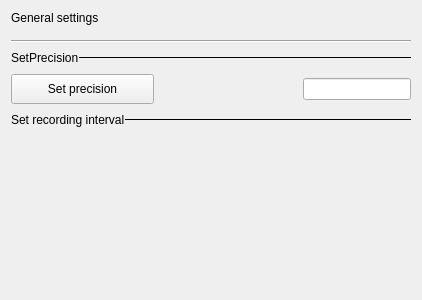
<?xml version="1.0" encoding="UTF-8"?>
<ui version="4.0">
 <class>DataLoggerToolGeneralSettingsMenu</class>
 <widget class="QWidget" name="DataLoggerToolGeneralSettingsMenu">
  <property name="geometry">
   <rect>
    <x>0</x>
    <y>0</y>
    <width>420</width>
    <height>300</height>
   </rect>
  </property>
  <property name="windowTitle">
   <string>Form</string>
  </property>
  <layout class="QVBoxLayout" name="verticalLayout">
   <item>
    <layout class="QVBoxLayout" name="verticalLayout_4">
     <property name="spacing">
      <number>15</number>
     </property>
     <property name="topMargin">
      <number>0</number>
     </property>
     <property name="bottomMargin">
      <number>0</number>
     </property>
     <item>
      <widget class="QLabel" name="label_4">
       <property name="sizePolicy">
        <sizepolicy hsizetype="Fixed" vsizetype="Fixed">
         <horstretch>0</horstretch>
         <verstretch>0</verstretch>
        </sizepolicy>
       </property>
       <property name="text">
        <string>General settings</string>
       </property>
       <property name="general_settings_label" stdset="0">
        <bool>true</bool>
       </property>
      </widget>
     </item>
     <item>
      <widget class="Line" name="line_2">
       <property name="sizePolicy">
        <sizepolicy hsizetype="Expanding" vsizetype="Fixed">
         <horstretch>0</horstretch>
         <verstretch>0</verstretch>
        </sizepolicy>
       </property>
       <property name="minimumSize">
        <size>
         <width>400</width>
         <height>2</height>
        </size>
       </property>
       <property name="maximumSize">
        <size>
         <width>0</width>
         <height>2</height>
        </size>
       </property>
       <property name="orientation">
        <enum>Qt::Horizontal</enum>
       </property>
       <property name="blue_line" stdset="0">
        <bool>true</bool>
       </property>
      </widget>
     </item>
    </layout>
   </item>
   <item>
    <layout class="QHBoxLayout" name="horizontalLayout_12">
     <property name="spacing">
      <number>0</number>
     </property>
     <property name="topMargin">
      <number>0</number>
     </property>
     <item>
      <widget class="QLabel" name="label">
       <property name="sizePolicy">
        <sizepolicy hsizetype="Preferred" vsizetype="Minimum">
         <horstretch>0</horstretch>
         <verstretch>0</verstretch>
        </sizepolicy>
       </property>
       <property name="minimumSize">
        <size>
         <width>0</width>
         <height>20</height>
        </size>
       </property>
       <property name="text">
        <string>SetPrecision</string>
       </property>
      </widget>
     </item>
     <item>
      <widget class="Line" name="line_4">
       <property name="sizePolicy">
        <sizepolicy hsizetype="MinimumExpanding" vsizetype="Fixed">
         <horstretch>0</horstretch>
         <verstretch>0</verstretch>
        </sizepolicy>
       </property>
       <property name="minimumSize">
        <size>
         <width>0</width>
         <height>1</height>
        </size>
       </property>
       <property name="maximumSize">
        <size>
         <width>16777215</width>
         <height>1</height>
        </size>
       </property>
       <property name="frameShadow">
        <enum>QFrame::Plain</enum>
       </property>
       <property name="lineWidth">
        <number>1</number>
       </property>
       <property name="orientation">
        <enum>Qt::Horizontal</enum>
       </property>
       <property name="subsection_line" stdset="0">
        <bool>true</bool>
       </property>
      </widget>
     </item>
    </layout>
   </item>
   <item>
    <layout class="QVBoxLayout" name="verticalLayout_2">
     <item>
      <layout class="QHBoxLayout" name="horizontalLayout">
       <item>
        <widget class="QPushButton" name="setPrecisionBtn">
         <property name="sizePolicy">
          <sizepolicy hsizetype="MinimumExpanding" vsizetype="Fixed">
           <horstretch>0</horstretch>
           <verstretch>0</verstretch>
          </sizepolicy>
         </property>
         <property name="minimumSize">
          <size>
           <width>0</width>
           <height>30</height>
          </size>
         </property>
         <property name="styleSheet">
          <string notr="true">QPushButton{
height:25px;

font-size: 12px;
line-height: 14px;
}</string>
         </property>
         <property name="text">
          <string>Set precision</string>
         </property>
         <property name="blue_button" stdset="0">
          <bool>true</bool>
         </property>
        </widget>
       </item>
       <item>
        <spacer name="horizontalSpacer">
         <property name="orientation">
          <enum>Qt::Horizontal</enum>
         </property>
         <property name="sizeHint" stdset="0">
          <size>
           <width>40</width>
           <height>20</height>
          </size>
         </property>
        </spacer>
       </item>
       <item>
        <widget class="QLineEdit" name="precisionValue">
         <property name="sizePolicy">
          <sizepolicy hsizetype="Preferred" vsizetype="Fixed">
           <horstretch>0</horstretch>
           <verstretch>0</verstretch>
          </sizepolicy>
         </property>
        </widget>
       </item>
      </layout>
     </item>
    </layout>
   </item>
   <item>
    <layout class="QHBoxLayout" name="horizontalLayout_14">
     <property name="spacing">
      <number>0</number>
     </property>
     <property name="topMargin">
      <number>0</number>
     </property>
     <item>
      <widget class="QLabel" name="label_2">
       <property name="sizePolicy">
        <sizepolicy hsizetype="Preferred" vsizetype="Minimum">
         <horstretch>0</horstretch>
         <verstretch>0</verstretch>
        </sizepolicy>
       </property>
       <property name="minimumSize">
        <size>
         <width>0</width>
         <height>20</height>
        </size>
       </property>
       <property name="text">
        <string>Set recording interval</string>
       </property>
      </widget>
     </item>
     <item>
      <widget class="Line" name="line_6">
       <property name="sizePolicy">
        <sizepolicy hsizetype="MinimumExpanding" vsizetype="Fixed">
         <horstretch>0</horstretch>
         <verstretch>0</verstretch>
        </sizepolicy>
       </property>
       <property name="minimumSize">
        <size>
         <width>0</width>
         <height>1</height>
        </size>
       </property>
       <property name="maximumSize">
        <size>
         <width>16777215</width>
         <height>1</height>
        </size>
       </property>
       <property name="frameShadow">
        <enum>QFrame::Plain</enum>
       </property>
       <property name="lineWidth">
        <number>1</number>
       </property>
       <property name="orientation">
        <enum>Qt::Horizontal</enum>
       </property>
       <property name="subsection_line" stdset="0">
        <bool>true</bool>
       </property>
      </widget>
     </item>
    </layout>
   </item>
   <item>
    <layout class="QHBoxLayout" name="horizontalLayout_3"/>
   </item>
   <item>
    <layout class="QVBoxLayout" name="verticalLayout_3"/>
   </item>
   <item>
    <spacer name="verticalSpacer">
     <property name="orientation">
      <enum>Qt::Vertical</enum>
     </property>
     <property name="sizeHint" stdset="0">
      <size>
       <width>20</width>
       <height>40</height>
      </size>
     </property>
    </spacer>
   </item>
  </layout>
 </widget>
 <resources/>
 <connections/>
</ui>
